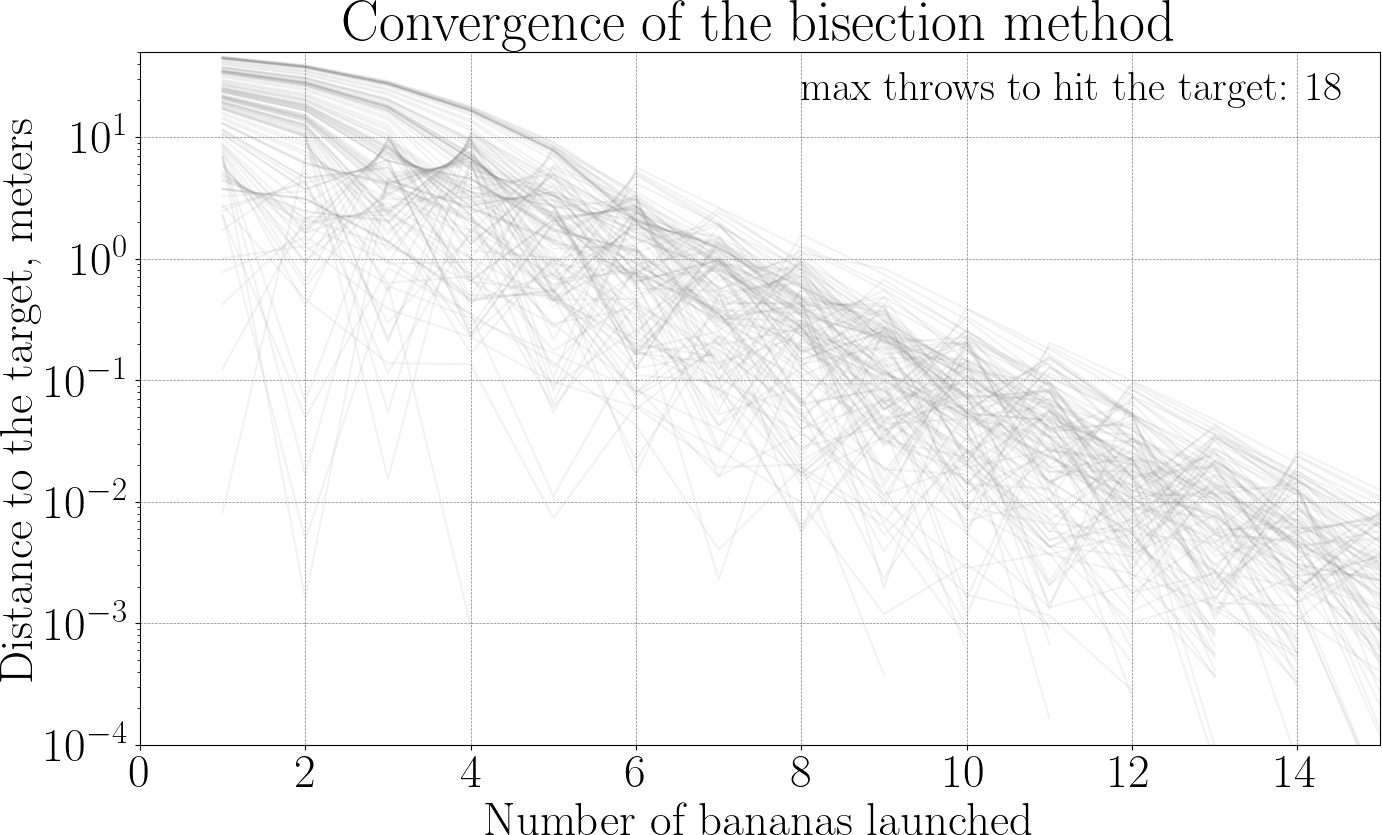

Source code (Python):
import numpy as np
import matplotlib.pyplot as plt
import random
random.seed(1)

plt.figure(figsize=(16, 9))
plt.rcParams["font.family"] = "serif"
plt.rcParams["mathtext.fontset"] = "dejavuserif"
plt.rcParams['text.usetex'] = True

plt.rc('font', size=34)
plt.title(f'Convergence of the bisection method')
plt.grid(color='gray', linestyle='--', linewidth=0.5)

g     = -9.81 # gravity, m/s^2
angle = 60    # launch angle, degrees wrt the ground
xstar = 30

def y_impact(v0):
    x, y = 0, 0   # current state
    vx, vy = v0 * np.cos(angle * np.pi/180), \
             v0 * np.sin(angle * np.pi/180)
    dt = .001
    xs, ys = [x], [y]
    while x < xstar and y>=0:
        x += dt * vx
        y += dt * vy
        vy += g * dt
        xs.append(x)
        ys.append(y)

    if y>0:
        u = (xstar-xs[-2])/(xs[-1]-xs[-2])
        xs[-1] = xstar
        ys[-1] = ys[-2] + u*(ys[-1]-ys[-2])
    return ys[-1]

bananas_max = -1
for _ in range(128):
    ystar = random.uniform(1, 50)
    a, b = 18, 100
    err = []
    while True:
        m = (a + b)/2
        y = y_impact(m)
        if y < ystar:
            a = m
        else:
            b = m
        err.append(abs(y-ystar))
        if err[-1] < 1e-3:
            v0 = m
            break
    bananas_max = max(bananas_max, len(err))
    plt.plot(range(1,len(err)+1), err,c='gray',alpha=.1)

plt.text(8, 20, f'max throws to hit the target: {bananas_max}', dict(size=30))
plt.ylim((1e-4,50))
plt.xlim((0,15))
plt.xlabel("Number of bananas launched")
plt.ylabel("Distance to the target, meters")
plt.yscale('log')

#plt.gca().set_aspect('equal', 'box')
plt.savefig("convergence-y-bisection.png")
plt.show()

